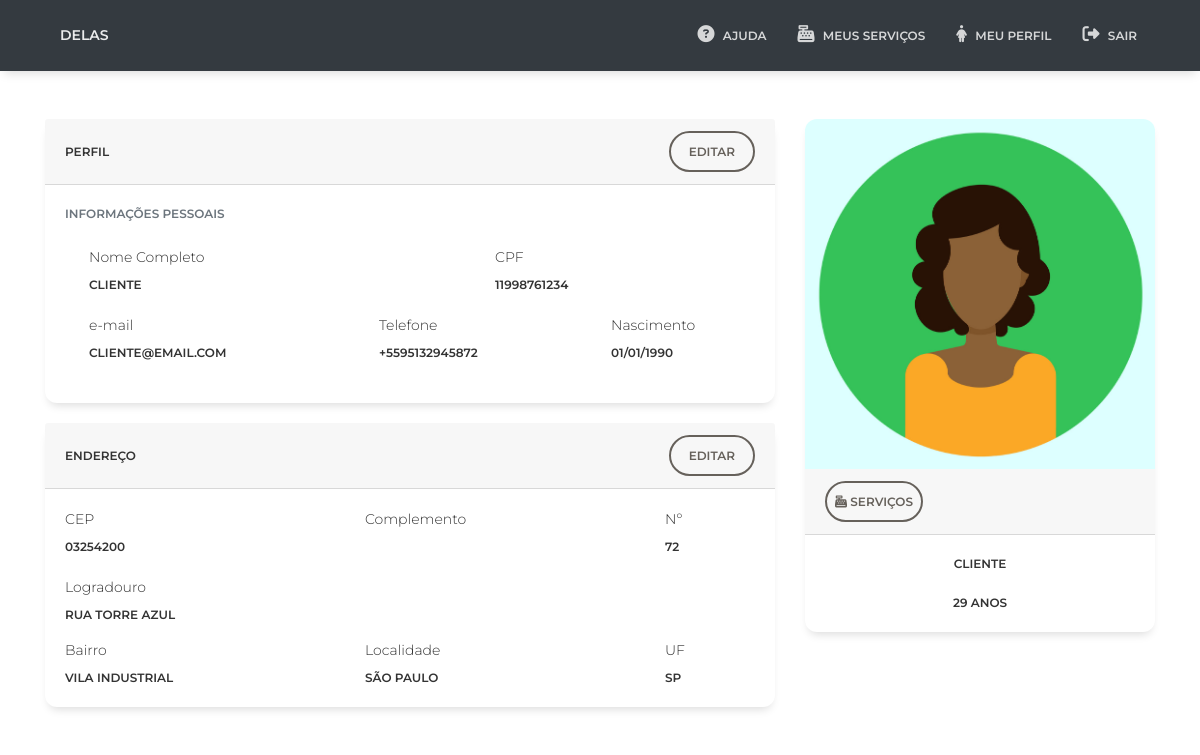
Page /pages/cliente/profile-page.php (signed in) on the committed database.
### tables this page shows
create table End_Clientes (
	idEnd_Cliente INT(5) UNSIGNED NOT NULL AUTO_INCREMENT,
	CEP VARCHAR(8),
    logradouro VARCHAR (200),
    complemento VARCHAR (100),
    numero VARCHAR (15),
    bairro VARCHAR (100),
    localidade VARCHAR (50),
    uf VARCHAR (2),
    idCliente INT(5) UNSIGNED NOT NULL,
    PRIMARY KEY (idEnd_Cliente),
    FOREIGN KEY (idCliente) REFERENCES Clientes (idCliente)
    );

create table Clientes (
	idCliente INT(5) UNSIGNED NOT NULL AUTO_INCREMENT,
    nomeCliente VARCHAR(100) NOT NULL,
    cpfCliente CHAR(11),
    telCliente VARCHAR(11) NOT NULL,
    dtNascCliente DATE,
    emailCliente VARCHAR(100) NOT NULL,
    senhaCliente VARCHAR(100) NOT NULL,
    ativo INT(1) UNSIGNED DEFAULT '1',
    caminhoFoto VARCHAR (200),
    dtCadastro DATETIME NOT NULL,
    PRIMARY KEY (idCliente)
    );

### pages/cliente/profile-page.php (the view, shortened to what this page needs)
<?php
include_once("../../assets/php/scripts/conexao.php");
$email = $_SESSION["email"];
$queryPrincipal = "SELECT t1.idCliente as id, nomeCliente, telCliente, dtNascCliente, caminhoFoto, date_format(dtNascCliente,'%d/%m/%Y') as dtNasc,
emailCliente, cpfCliente, t2.*, t2.idEnd_Cliente as idEnd_Cliente
FROM Clientes t1
LEFT JOIN End_Clientes t2 on (t1.idCliente = t2.idCliente)
WHERE emailCliente = '$email'";
$consulta = $conexao->query($queryPrincipal);
$dados = (mysqli_fetch_assoc($consulta));
?>
<!DOCTYPE html>
<html lang="pt-br">
<head>
  <link href="../../assets/css/bootstrap.min.css" rel="stylesheet" />
  <link href="../../assets/css/paper-kit.css?v=2.2.0" rel="stylesheet" />
</head>
<body class="profile-page sidebar-collapse">
  <nav class="navbar navbar-expand-lg bg-dark">
    <div class="container">
        <div class="navbar-translate">
            <a class="navbar-brand" href="dashboard.php">delas</a>
        </div>
        <div class="collapse navbar-collapse" id="example-navbar-primary">
            <ul class="navbar-nav ml-auto">
                <li class="nav-item active">
                    <a class="nav-link" href="#">
                        <i class="fas fa-question-circle"></i>
                        <p>Ajuda</p>
                    </a>
                </li>
                <li class="nav-item">
                    <a class="nav-link" href="services-page.php">
                        <i class="fas fa-cash-register"></i>
                        <p>Meus Serviços</p>
                    </a>
                </li>
                <li class="nav-item">
                    <a class="nav-link" href="profile-page.php">
                        <i class="fas fa-female"></i>
                        <p>Meu Perfil</p>
                    </a>
                </li>
                <li class="nav-item">
                    <a class="nav-link" href="../../assets/php/scripts/logout.php">
                        <i class="fas fa-sign-out-alt"></i>
                        <p>Sair</p>
                    </a>
                </li>
            </ul>
        </div>
    </div>
</nav>
  <div class="wrapper">
    <div class="container mt-5">
      <div class="row">
        <div class="col-md-4 order-xl-2">
          <div class="card no-transition">
          <a href="#" data-toggle="modal" data-target="#modalImg">
            <?php if(isset($dados['caminhoFoto'])){
              $caminhoFoto = $dados['caminhoFoto'];
              echo "<img src='../../assets".$caminhoFoto."' alt='Image placeholder' class='card-img-top'>";
            } else {
              echo "<img src='../../assets/img/faces/default.png' alt='Image placeholder' class='card-img-top'>";
            }
            ?>
            </a>
            <div class="card-header">
              <div class="justify-content-center">
                <a href="services-page.php" class="btn btn-outline-default btn-round p-2">
                  <i class="fas fa-cash-register"></i> Serviços
                </a>
              </div>
            </div>
            <div class="card-body">
              <div class="text-center">
                <h6><?php echo $dados['nomeCliente']; ?></h6>
                <h6><?php
                if(isset($dados['dtNascCliente'])){
                $dataNascimento = $dados['dtNascCliente'];
                $date = new DateTime($dataNascimento);
                $interval = $date->diff( new DateTime( date('d-m-Y') ) );
                echo $interval->format( '%Y anos' );
                }
                ?></h6>
              </div>
            </div>
          </div>
          </div>
        <div class="col-xl-8">
          <div class="card no-transition">
            <div class="card-header">
              <div class="row align-items-center">
                <div class="col-8">
                  <h6>Perfil</h6>
                </div>
                <div class="col-4 text-right">
                  <a href="#" class="btn btn-outline-default btn-round" data-toggle="modal" data-target="#modalInfo">
                    Editar
                  </a>
                </div>
              </div>
            </div>
            <div class="card-body">
                <h6 class="heading-small text-muted mb-4">Informações Pessoais</h6>
                <div class="pl-lg-4">
                  <div class="row">
                    <div class="col-lg-7">
                    <label class="form-control-label" for="nome">Nome Completo</label>
                    <h6><?php echo $dados['nomeCliente']; ?></h6>
                    </div>
                    <div class="col-lg-4">
                    <label class="form-control-label" for="cpf">CPF</label>
                    <h6><?php echo $dados['cpfCliente']; ?></h6><br />
                    </div>
                    </div>
                    <div class="row">
                    <div class="col-lg-5">
                    <label class="form-control-label" for="email">e-mail</label>
                    <h6><?php echo $dados['emailCliente']; ?></h6><br />
                    </div>
                    <div class="col-lg-4">
                    <label class="form-control-label" for="telefone">Telefone</label>
                    <h6>+55<?php echo $dados['telCliente']; ?></h6><br />
                    </div>
                    <div class="col-lg-2">
                    <label class="label-control" for="dataNasc">Nascimento</label>
                    <h6><?php echo $dados['dtNasc'];?></h6>
                    </div>
                  </div>
                </div>
              </div>
            </div>
          <div class="card no-transition">
            <div class="card-header">
              <div class="row align-items-center">
                <div class="col-8">
                  <h6>Endereço</h6>
                </div>
                <div class="col-4 text-right">
                  <a href="#" class="btn btn-outline-default btn-round" data-toggle="modal" data-target="#modalEndereco">
                    Editar
                  </a>
                </div>
              </div>
            </div>
              <div class="card-body">
                <div class="row">
                  <div class="col-md-5">
                    <div class="form-group form-1">
                      <label class="form-control-label" for="cep">CEP</label>
                      <h6><?php echo $dados['CEP']; ?></h6>
                    </div>
                    </div>
                    <div class="col-md-5">
                      <label class="form-control-label" for="complemento">Complemento</label>
                    </div>
                    <div class="col-md-2">
                      <label class="form-control-label" for="email"> Nº </label>
                      <h6><?php echo $dados['numero']; ?></h6><br />
                    </div>
                  </div>
                <div class="row">
                  <div class="col-md-11">
                    <div class="form-group form-2">
                      <label class="form-control-label" for="bairro">Logradouro</label>
                      <h6><?php echo $dados['logradouro']; ?></h6>
                    </div>
                  </div>
                </div>
                <div class="row">
                  <div class="col-md-5">
                      <label class="form-control-label" for="bairro">Bairro</label>
                      <h6><?php echo $dados['bairro']; ?></h6>
                    </div>
                    <div class="col-md-5">
                      <label class="form-control-label" for="localidade"> Localidade  </label>
                      <h6><?php echo utf8_encode($dados['localidade']); ?></h6>
                    </div>
                    <div class="col-md-2">
                      <label class="form-control-label" for="uf"> UF  </label>
                      <h6><?php echo $dados['uf']; ?></h6>
                    </div>
                </div>
            </div>
            </div>
</body>
</html>

### rows in the picture
end_clientes: idCliente.nomeCliente "CLIENTE", idCliente.dtNascCliente "29 ANOS", idCliente.cpfCliente "11998761234", idCliente.emailCliente "CLIENTE@EMAIL.COM", idCliente.telCliente "95132945872", CEP "03254200", numero "72", logradouro "RUA TORRE AZUL", bairro "VILA INDUSTRIAL", localidade "SÃO PAULO", uf "SP"

### other values in the picture
$dados['dtNasc'] "01/01/1990"
